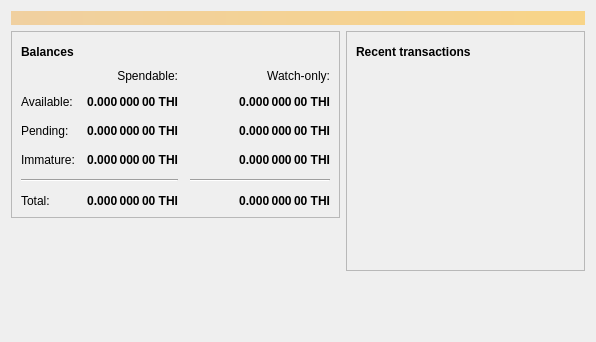
<?xml version="1.0" encoding="UTF-8"?>
<ui version="4.0">
 <class>OverviewPage</class>
 <widget class="QWidget" name="OverviewPage">
  <property name="geometry">
   <rect>
    <x>0</x>
    <y>0</y>
    <width>596</width>
    <height>342</height>
   </rect>
  </property>
  <property name="windowTitle">
   <string>Form</string>
  </property>
  <layout class="QVBoxLayout" name="topLayout">
   <item>
    <widget class="QLabel" name="labelAlerts">
     <property name="visible">
      <bool>false</bool>
     </property>
     <property name="styleSheet">
      <string notr="true">QLabel { background-color: qlineargradient(x1: 0, y1: 0, x2: 1, y2: 0, stop:0 #F0D0A0, stop:1 #F8D488); color:#000000; }</string>
     </property>
     <property name="wordWrap">
      <bool>true</bool>
     </property>
     <property name="margin">
      <number>3</number>
     </property>
     <property name="textInteractionFlags">
      <set>Qt::TextSelectableByMouse</set>
     </property>
    </widget>
   </item>
   <item>
    <layout class="QHBoxLayout" name="horizontalLayout" stretch="1,1">
     <item>
      <layout class="QVBoxLayout" name="verticalLayout_2">
       <item>
        <widget class="QFrame" name="frame">
         <property name="frameShape">
          <enum>QFrame::StyledPanel</enum>
         </property>
         <property name="frameShadow">
          <enum>QFrame::Raised</enum>
         </property>
         <layout class="QVBoxLayout" name="verticalLayout_4">
          <item>
           <layout class="QHBoxLayout" name="horizontalLayout_4">
            <item>
             <widget class="QLabel" name="label_5">
              <property name="font">
               <font>
                <weight>75</weight>
                <bold>true</bold>
               </font>
              </property>
              <property name="text">
               <string>Balances</string>
              </property>
             </widget>
            </item>
            <item>
             <widget class="QPushButton" name="labelWalletStatus">
              <property name="enabled">
               <bool>true</bool>
              </property>
              <property name="maximumSize">
               <size>
                <width>30</width>
                <height>16777215</height>
               </size>
              </property>
              <property name="toolTip">
               <string>The displayed information may be out of date. Your wallet automatically synchronizes with the Thirium network after a connection is established, but this process has not completed yet.</string>
              </property>
              <property name="text">
               <string/>
              </property>
              <property name="icon">
               <iconset resource="../bitcoin.qrc">
                <normaloff>:/icons/warning</normaloff>
                <disabledoff>:/icons/warning</disabledoff>:/icons/warning</iconset>
              </property>
              <property name="iconSize">
               <size>
                <width>24</width>
                <height>24</height>
               </size>
              </property>
              <property name="flat">
               <bool>true</bool>
              </property>
             </widget>
            </item>
            <item>
             <spacer name="horizontalSpacer_3">
              <property name="orientation">
               <enum>Qt::Horizontal</enum>
              </property>
              <property name="sizeHint" stdset="0">
               <size>
                <width>40</width>
                <height>20</height>
               </size>
              </property>
             </spacer>
            </item>
           </layout>
          </item>
          <item>
           <layout class="QGridLayout" name="gridLayout">
            <property name="spacing">
             <number>12</number>
            </property>
            <item row="2" column="2">
             <widget class="QLabel" name="labelWatchPending">
              <property name="font">
               <font>
                <weight>75</weight>
                <bold>true</bold>
               </font>
              </property>
              <property name="cursor">
               <cursorShape>IBeamCursor</cursorShape>
              </property>
              <property name="toolTip">
               <string>Unconfirmed transactions to watch-only addresses</string>
              </property>
              <property name="text">
               <string notr="true">0.000 000 00 THI</string>
              </property>
              <property name="alignment">
               <set>Qt::AlignRight|Qt::AlignTrailing|Qt::AlignVCenter</set>
              </property>
              <property name="textInteractionFlags">
               <set>Qt::LinksAccessibleByMouse|Qt::TextSelectableByKeyboard|Qt::TextSelectableByMouse</set>
              </property>
             </widget>
            </item>
            <item row="2" column="1">
             <widget class="QLabel" name="labelUnconfirmed">
              <property name="font">
               <font>
                <weight>75</weight>
                <bold>true</bold>
               </font>
              </property>
              <property name="cursor">
               <cursorShape>IBeamCursor</cursorShape>
              </property>
              <property name="toolTip">
               <string>Total of transactions that have yet to be confirmed, and do not yet count toward the spendable balance</string>
              </property>
              <property name="text">
               <string notr="true">0.000 000 00 THI</string>
              </property>
              <property name="alignment">
               <set>Qt::AlignRight|Qt::AlignTrailing|Qt::AlignVCenter</set>
              </property>
              <property name="textInteractionFlags">
               <set>Qt::LinksAccessibleByMouse|Qt::TextSelectableByKeyboard|Qt::TextSelectableByMouse</set>
              </property>
             </widget>
            </item>
            <item row="3" column="2">
             <widget class="QLabel" name="labelWatchImmature">
              <property name="font">
               <font>
                <weight>75</weight>
                <bold>true</bold>
               </font>
              </property>
              <property name="cursor">
               <cursorShape>IBeamCursor</cursorShape>
              </property>
              <property name="toolTip">
               <string>Mined balance in watch-only addresses that has not yet matured</string>
              </property>
              <property name="text">
               <string notr="true">0.000 000 00 THI</string>
              </property>
              <property name="alignment">
               <set>Qt::AlignRight|Qt::AlignTrailing|Qt::AlignVCenter</set>
              </property>
              <property name="textInteractionFlags">
               <set>Qt::LinksAccessibleByMouse|Qt::TextSelectableByKeyboard|Qt::TextSelectableByMouse</set>
              </property>
             </widget>
            </item>
            <item row="4" column="0" colspan="2">
             <widget class="Line" name="line">
              <property name="orientation">
               <enum>Qt::Horizontal</enum>
              </property>
             </widget>
            </item>
            <item row="4" column="2">
             <widget class="Line" name="lineWatchBalance">
              <property name="sizePolicy">
               <sizepolicy hsizetype="Preferred" vsizetype="Fixed">
                <horstretch>0</horstretch>
                <verstretch>0</verstretch>
               </sizepolicy>
              </property>
              <property name="minimumSize">
               <size>
                <width>140</width>
                <height>0</height>
               </size>
              </property>
              <property name="orientation">
               <enum>Qt::Horizontal</enum>
              </property>
             </widget>
            </item>
            <item row="5" column="0">
             <widget class="QLabel" name="labelTotalText">
              <property name="text">
               <string>Total:</string>
              </property>
             </widget>
            </item>
            <item row="3" column="1">
             <widget class="QLabel" name="labelImmature">
              <property name="font">
               <font>
                <weight>75</weight>
                <bold>true</bold>
               </font>
              </property>
              <property name="cursor">
               <cursorShape>IBeamCursor</cursorShape>
              </property>
              <property name="toolTip">
               <string>Mined balance that has not yet matured</string>
              </property>
              <property name="text">
               <string notr="true">0.000 000 00 THI</string>
              </property>
              <property name="alignment">
               <set>Qt::AlignRight|Qt::AlignTrailing|Qt::AlignVCenter</set>
              </property>
              <property name="textInteractionFlags">
               <set>Qt::LinksAccessibleByMouse|Qt::TextSelectableByKeyboard|Qt::TextSelectableByMouse</set>
              </property>
             </widget>
            </item>
            <item row="2" column="3">
             <spacer name="horizontalSpacer_2">
              <property name="orientation">
               <enum>Qt::Horizontal</enum>
              </property>
              <property name="sizeHint" stdset="0">
               <size>
                <width>40</width>
                <height>20</height>
               </size>
              </property>
             </spacer>
            </item>
            <item row="3" column="0">
             <widget class="QLabel" name="labelImmatureText">
              <property name="text">
               <string>Immature:</string>
              </property>
             </widget>
            </item>
            <item row="5" column="1">
             <widget class="QLabel" name="labelTotal">
              <property name="font">
               <font>
                <weight>75</weight>
                <bold>true</bold>
               </font>
              </property>
              <property name="cursor">
               <cursorShape>IBeamCursor</cursorShape>
              </property>
              <property name="toolTip">
               <string>Your current total balance</string>
              </property>
              <property name="text">
               <string notr="true">0.000 000 00 THI</string>
              </property>
              <property name="alignment">
               <set>Qt::AlignRight|Qt::AlignTrailing|Qt::AlignVCenter</set>
              </property>
              <property name="textInteractionFlags">
               <set>Qt::LinksAccessibleByMouse|Qt::TextSelectableByKeyboard|Qt::TextSelectableByMouse</set>
              </property>
             </widget>
            </item>
            <item row="5" column="2">
             <widget class="QLabel" name="labelWatchTotal">
              <property name="font">
               <font>
                <weight>75</weight>
                <bold>true</bold>
               </font>
              </property>
              <property name="cursor">
               <cursorShape>IBeamCursor</cursorShape>
              </property>
              <property name="toolTip">
               <string>Current total balance in watch-only addresses</string>
              </property>
              <property name="text">
               <string notr="true">0.000 000 00 THI</string>
              </property>
              <property name="alignment">
               <set>Qt::AlignRight|Qt::AlignTrailing|Qt::AlignVCenter</set>
              </property>
              <property name="textInteractionFlags">
               <set>Qt::LinksAccessibleByMouse|Qt::TextSelectableByKeyboard|Qt::TextSelectableByMouse</set>
              </property>
             </widget>
            </item>
            <item row="0" column="2">
             <widget class="QLabel" name="labelWatchonly">
              <property name="text">
               <string>Watch-only:</string>
              </property>
              <property name="alignment">
               <set>Qt::AlignRight|Qt::AlignTrailing|Qt::AlignVCenter</set>
              </property>
             </widget>
            </item>
            <item row="1" column="0">
             <widget class="QLabel" name="labelBalanceText">
              <property name="text">
               <string>Available:</string>
              </property>
             </widget>
            </item>
            <item row="1" column="1">
             <widget class="QLabel" name="labelBalance">
              <property name="font">
               <font>
                <weight>75</weight>
                <bold>true</bold>
               </font>
              </property>
              <property name="cursor">
               <cursorShape>IBeamCursor</cursorShape>
              </property>
              <property name="toolTip">
               <string>Your current spendable balance</string>
              </property>
              <property name="text">
               <string notr="true">0.000 000 00 THI</string>
              </property>
              <property name="alignment">
               <set>Qt::AlignRight|Qt::AlignTrailing|Qt::AlignVCenter</set>
              </property>
              <property name="textInteractionFlags">
               <set>Qt::LinksAccessibleByMouse|Qt::TextSelectableByKeyboard|Qt::TextSelectableByMouse</set>
              </property>
             </widget>
            </item>
            <item row="1" column="2">
             <widget class="QLabel" name="labelWatchAvailable">
              <property name="font">
               <font>
                <weight>75</weight>
                <bold>true</bold>
               </font>
              </property>
              <property name="cursor">
               <cursorShape>IBeamCursor</cursorShape>
              </property>
              <property name="toolTip">
               <string>Your current balance in watch-only addresses</string>
              </property>
              <property name="text">
               <string notr="true">0.000 000 00 THI</string>
              </property>
              <property name="alignment">
               <set>Qt::AlignRight|Qt::AlignTrailing|Qt::AlignVCenter</set>
              </property>
              <property name="textInteractionFlags">
               <set>Qt::LinksAccessibleByMouse|Qt::TextSelectableByKeyboard|Qt::TextSelectableByMouse</set>
              </property>
             </widget>
            </item>
            <item row="2" column="0">
             <widget class="QLabel" name="labelPendingText">
              <property name="text">
               <string>Pending:</string>
              </property>
             </widget>
            </item>
            <item row="0" column="1">
             <widget class="QLabel" name="labelSpendable">
              <property name="text">
               <string>Spendable:</string>
              </property>
              <property name="alignment">
               <set>Qt::AlignRight|Qt::AlignTrailing|Qt::AlignVCenter</set>
              </property>
             </widget>
            </item>
           </layout>
          </item>
         </layout>
        </widget>
       </item>
       <item>
        <spacer name="verticalSpacer">
         <property name="orientation">
          <enum>Qt::Vertical</enum>
         </property>
         <property name="sizeHint" stdset="0">
          <size>
           <width>20</width>
           <height>40</height>
          </size>
         </property>
        </spacer>
       </item>
      </layout>
     </item>
     <item>
      <layout class="QVBoxLayout" name="verticalLayout_3">
       <item>
        <widget class="QFrame" name="frame_2">
         <property name="frameShape">
          <enum>QFrame::StyledPanel</enum>
         </property>
         <property name="frameShadow">
          <enum>QFrame::Raised</enum>
         </property>
         <layout class="QVBoxLayout" name="verticalLayout">
          <item>
           <layout class="QHBoxLayout" name="horizontalLayout_2">
            <item>
             <widget class="QLabel" name="label_4">
              <property name="font">
               <font>
                <weight>75</weight>
                <bold>true</bold>
               </font>
              </property>
              <property name="text">
               <string>Recent transactions</string>
              </property>
             </widget>
            </item>
            <item>
             <widget class="QPushButton" name="labelTransactionsStatus">
              <property name="enabled">
               <bool>true</bool>
              </property>
              <property name="maximumSize">
               <size>
                <width>30</width>
                <height>16777215</height>
               </size>
              </property>
              <property name="toolTip">
               <string>The displayed information may be out of date. Your wallet automatically synchronizes with the Thirium network after a connection is established, but this process has not completed yet.</string>
              </property>
              <property name="text">
               <string/>
              </property>
              <property name="icon">
               <iconset resource="../bitcoin.qrc">
                <normaloff>:/icons/warning</normaloff>
                <disabledoff>:/icons/warning</disabledoff>:/icons/warning</iconset>
              </property>
              <property name="iconSize">
               <size>
                <width>24</width>
                <height>24</height>
               </size>
              </property>
              <property name="flat">
               <bool>true</bool>
              </property>
             </widget>
            </item>
            <item>
             <spacer name="horizontalSpacer">
              <property name="orientation">
               <enum>Qt::Horizontal</enum>
              </property>
              <property name="sizeHint" stdset="0">
               <size>
                <width>40</width>
                <height>20</height>
               </size>
              </property>
             </spacer>
            </item>
           </layout>
          </item>
          <item>
           <widget class="QListView" name="listTransactions">
            <property name="styleSheet">
             <string notr="true">QListView { background: transparent; }</string>
            </property>
            <property name="frameShape">
             <enum>QFrame::NoFrame</enum>
            </property>
            <property name="verticalScrollBarPolicy">
             <enum>Qt::ScrollBarAlwaysOff</enum>
            </property>
            <property name="horizontalScrollBarPolicy">
             <enum>Qt::ScrollBarAlwaysOff</enum>
            </property>
            <property name="selectionMode">
             <enum>QAbstractItemView::NoSelection</enum>
            </property>
           </widget>
          </item>
         </layout>
        </widget>
       </item>
       <item>
        <spacer name="verticalSpacer_2">
         <property name="orientation">
          <enum>Qt::Vertical</enum>
         </property>
         <property name="sizeHint" stdset="0">
          <size>
           <width>20</width>
           <height>40</height>
          </size>
         </property>
        </spacer>
       </item>
      </layout>
     </item>
    </layout>
   </item>
  </layout>
 </widget>
 <resources/>
 <connections/>
</ui>
